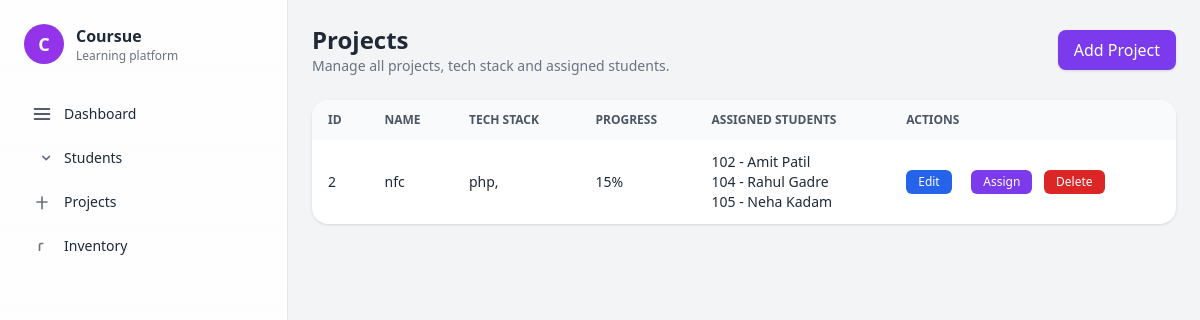
/projects/manage.php, run on the app's committed database.
### tables this page shows
CREATE TABLE `projects` (
  `id` int(11) NOT NULL,
  `name` varchar(255) NOT NULL,
  `description` text DEFAULT NULL,
  `start_date` date DEFAULT NULL,
  `end_date` date DEFAULT NULL,
  `tech_stack` varchar(255) DEFAULT NULL,
  `progress_percent` tinyint(3) UNSIGNED DEFAULT 0,
  `created_at` timestamp NOT NULL DEFAULT current_timestamp(),
  `updated_at` timestamp NOT NULL DEFAULT current_timestamp() ON UPDATE current_timestamp()
);

CREATE TABLE `project_students` (
  `project_id` int(11) NOT NULL,
  `student_id` int(11) NOT NULL,
  `role` varchar(100) DEFAULT NULL,
  `assigned_at` timestamp NOT NULL DEFAULT current_timestamp()
);

CREATE TABLE `students` (
  `id` int(11) NOT NULL,
  `roll_no` varchar(50) DEFAULT NULL,
  `first_name` varchar(100) NOT NULL,
  `last_name` varchar(100) DEFAULT NULL,
  `email` varchar(150) DEFAULT NULL,
  `phone` varchar(30) DEFAULT NULL,
  `department` varchar(100) DEFAULT NULL,
  `year` varchar(20) DEFAULT NULL,
  `created_at` timestamp NOT NULL DEFAULT current_timestamp(),
  `updated_at` timestamp NOT NULL DEFAULT current_timestamp() ON UPDATE current_timestamp()
);

### projects/manage.php (the view, shortened to what this page needs)
<?php
require_once __DIR__ . '/../db/connection.php';
require_once __DIR__ . '/../includes/header.php';
require_once __DIR__ . '/../includes/sidebar.php';
$projects = $pdo->query("SELECT * FROM projects ORDER BY id DESC")->fetchAll();
$ps = $pdo->query("
    SELECT ps.project_id, ps.student_id, s.roll_no, s.first_name, s.last_name
    FROM project_students ps
    JOIN students s ON s.id = ps.student_id
")->fetchAll();
$map = [];
foreach ($ps as $r) {
    $map[$r['project_id']][] = $r;
}
?>
<main class="flex-1 p-6">
  <div class="max-w-6xl mx-auto">
    <div class="flex items-center justify-between mb-6">
      <div>
        <h2 class="text-2xl font-semibold">Projects</h2>
        <p class="text-sm text-gray-500">Manage all projects, tech stack and assigned students.</p>
      </div>
      <a href="add.php" class="px-4 py-2 bg-violet-600 text-white rounded-lg shadow hover:bg-violet-700">Add Project</a>
    </div>
    <div class="bg-white rounded-2xl shadow overflow-hidden">
      <table class="min-w-full text-sm">
        <thead class="bg-gray-50 text-gray-600 text-xs uppercase">
          <tr>
            <th class="px-4 py-3 text-left">ID</th>
            <th class="px-4 py-3 text-left">Name</th>
            <th class="px-4 py-3 text-left">Tech Stack</th>
            <th class="px-4 py-3 text-left">Progress</th>
            <th class="px-4 py-3 text-left">Assigned Students</th>
            <th class="px-4 py-3 text-left">Actions</th>
          </tr>
        </thead>
        <tbody class="divide-y divide-gray-200">
          <?php foreach ($projects as $p): ?>
            <tr class="hover:bg-gray-50">
              <td class="px-4 py-3"><?= $p['id'] ?></td>
              <td class="px-4 py-3 font-medium"><?= htmlspecialchars($p['name']) ?></td>
              <td class="px-4 py-3"><?= htmlspecialchars($p['tech_stack']) ?></td>
              <td class="px-4 py-3"><?= (int)$p['progress_percent'] ?>%</td>
              <td class="px-4 py-3">
                <?php if (!empty($map[$p['id']])): ?>
                  <?php foreach ($map[$p['id']] as $s): ?>
                    <div><?= htmlspecialchars($s['roll_no'].' - '.$s['first_name'].' '.$s['last_name']) ?></div>
                  <?php endforeach; ?>
                <?php else: ?>
                  <span class="text-gray-500 text-sm">No students assigned</span>
                <?php endif; ?>
              </td>
              <td class="px-4 py-3 space-x-2">
                <a href="edit.php?id=<?= $p['id'] ?>"
                   class="inline-block px-3 py-1 bg-blue-600 text-white rounded-md hover:bg-blue-700 text-xs">
                  Edit
                </a>
                <a href="assign.php?project=<?= $p['id'] ?>"
                   class="inline-block px-3 py-1 bg-violet-600 text-white rounded-md hover:bg-violet-700 text-xs">
                  Assign
                </a>
                <a href="?delete=<?= $p['id'] ?>"
                   class="inline-block px-3 py-1 bg-red-600 text-white rounded-md hover:bg-red-700 text-xs"
                   onclick="return confirm('Delete this project?')">
                  Delete
                </a>
              </td>
            </tr>
          <?php endforeach; ?>
        </tbody>
      </table>
    </div>
  </div>
</main>
<?php require_once __DIR__ . '/../includes/footer.php'; ?>

### data on the page
projects: id "2", name "nfc", tech_stack "php,", progress_percent "15"
project_students: student.last_name "102 - Amit Patil"
project_students: student.last_name "104 - Rahul Gadre"
project_students: student.last_name "105 - Neha Kadam"

### other printed values
$item['label'] "Dashboard"
$item['label'] "Students"
$item['label'] "Projects"
$item['label'] "Inventory"
